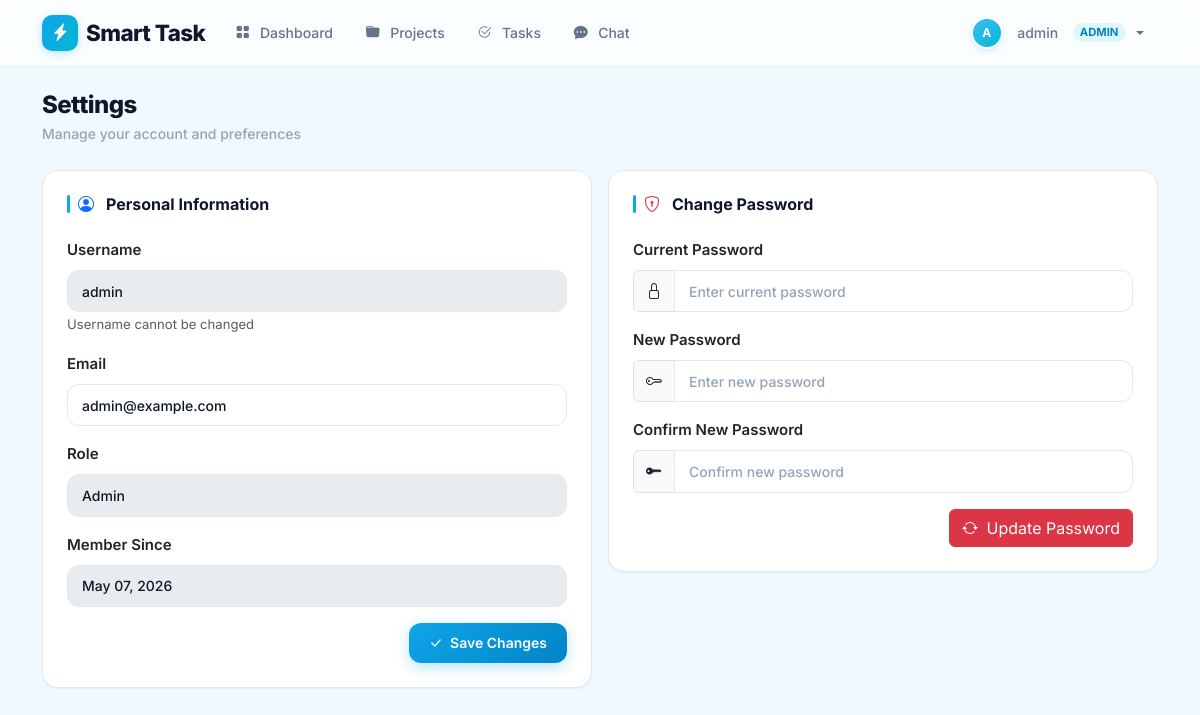
Screenshot of /settings (signed in) with the database file from the repository.
### app.py (models this page shows)
class User(db.Model):
    id = db.Column(db.Integer, primary_key=True)
    username = db.Column(db.String(80), unique=True, nullable=False)
    email = db.Column(db.String(120), unique=True, nullable=False)
    password = db.Column(db.String(200), nullable=False)
    role = db.Column(db.String(20), default='member')  # admin or member
    created_at = db.Column(db.DateTime, default=datetime.utcnow)
    owned_projects = db.relationship('Project', backref='owner', lazy=True, foreign_keys='Project.owner_id')
    member_projects = db.relationship('Project', secondary=project_members, backref='members')
    assigned_tasks = db.relationship('Task', backref='assignee', lazy=True, foreign_keys='Task.assigned_to')
    created_tasks = db.relationship('Task', backref='creator', lazy=True, foreign_keys='Task.created_by')

### app.py (the view, shortened to what this page needs)
@app.route('/settings', methods=['GET', 'POST'])
@login_required
def settings():
    user = User.query.get(session['user_id'])
    return render_template('settings.html', user=user)

### app.py (called while the page is built)
def login_required(f):
    @wraps(f)
    def decorated_function(*args, **kwargs):
        if 'user_id' not in session:
            flash('Please login first.', 'error')
            return redirect(url_for('login'))
        return f(*args, **kwargs)
    return decorated_function

@app.context_processor
def inject_unread_messages():
    has_unread = False
    if 'user_id' in session:
        try:
            user_id = session['user_id']
            chat_status = UserChatStatus.query.filter_by(user_id=user_id).first()
            last_read = chat_status.last_read_at if chat_status else datetime.min
            unread = Message.query.filter(
                (Message.created_at > last_read) &
                (Message.sender_id != user_id) &
                (
                    (Message.receiver_id == user_id) |
                    (Message.is_broadcast == True) |
                    (Message.group_id != None)
                )
            ).first()
            has_unread = unread is not None
        except Exception:
            pass  # Table may not exist yet
    return dict(has_unread_messages=has_unread)

### templates/settings.html (shortened to what this page needs)
{% extends "base.html" %}
{% block content %}
<div class="d-flex justify-content-between align-items-center mb-4 flex-wrap gap-3">
    <div class="page-header mb-0">
        <h2 class="mb-1">Settings</h2>
        <p class="mb-0">Manage your account and preferences</p>
    </div>
</div>
<div class="row g-3">
    <div class="col-lg-6">
        <div class="card p-4 animate-fade-up">
            <h5 class="section-title mb-4"><i class="bi bi-person-circle text-primary me-1"></i>Personal Information</h5>
            <form method="POST" action="{{ url_for('settings') }}">
                <div class="mb-3">
                    <label class="form-label fw-semibold">Username</label>
                    <input type="text" class="form-control" value="{{ user.username }}" disabled>
                    <small class="text-muted">Username cannot be changed</small>
                </div>
                <div class="mb-3">
                    <label class="form-label fw-semibold">Email</label>
                    <input type="email" name="email" class="form-control" value="{{ user.email }}" required>
                </div>
                <div class="mb-3">
                    <label class="form-label fw-semibold">Role</label>
                    <input type="text" class="form-control" value="{{ user.role|capitalize }}" disabled>
                </div>
                <div class="mb-3">
                    <label class="form-label fw-semibold">Member Since</label>
                    <input type="text" class="form-control" value="{{ user.created_at.strftime('%b %d, %Y') if user.created_at else 'N/A' }}" disabled>
                </div>
                <div class="d-flex justify-content-end">
                    <button type="submit" class="btn btn-primary">
                        <i class="bi bi-check-lg me-1"></i> Save Changes
                    </button>
                </div>
            </form>
        </div>
    </div>
    <div class="col-lg-6">
        <div class="card p-4 animate-fade-up" style="animation-delay: 0.1s;">
            <h5 class="section-title mb-4"><i class="bi bi-shield-lock text-danger me-1"></i>Change Password</h5>
            <form method="POST" action="{{ url_for('settings') }}">
                <div class="mb-3">
                    <label class="form-label fw-semibold">Current Password</label>
                    <div class="input-group">
                        <span class="input-group-text bg-light"><i class="bi bi-lock"></i></span>
                        <input type="password" name="current_password" class="form-control" placeholder="Enter current password" required>
                    </div>
                </div>
                <div class="mb-3">
                    <label class="form-label fw-semibold">New Password</label>
                    <div class="input-group">
                        <span class="input-group-text bg-light"><i class="bi bi-key"></i></span>
                        <input type="password" name="new_password" class="form-control" placeholder="Enter new password" required>
                    </div>
                </div>
                <div class="mb-3">
                    <label class="form-label fw-semibold">Confirm New Password</label>
                    <div class="input-group">
                        <span class="input-group-text bg-light"><i class="bi bi-key-fill"></i></span>
                        <input type="password" name="confirm_password" class="form-control" placeholder="Confirm new password" required>
                    </div>
                </div>
                <div class="d-flex justify-content-end">
                    <button type="submit" class="btn btn-danger">
                        <i class="bi bi-arrow-repeat me-1"></i> Update Password
                    </button>
                </div>
            </form>
        </div>
    </div>
</div>
{% endblock %}

### templates/base.html (style rules this page uses)
:root { --primary: #0ea5e9; --primary-light: #38bdf8; --primary-dark: #0284c7; --accent: #06b6d4; --critical: #ef4444; --warning: #f59e0b; --safe: #10b981; --bg: #f0f9ff; --bg-surface: #ffffff; --text: #0f172a; --text-secondary: #64748b; --text-muted: #94a3b8; --border: #e2e8f0; --shadow-sm: 0 1px 2px 0 rgb(0 0 0 / 0.05); --shadow: 0 1px 3px 0 rgb(0 0 0 / 0.1), 0 1px 2px -1px rgb(0 0 0 / 0.1); --shadow-md: 0 4px 6px -1px rgb(0 0 0 / 0.1), 0 2px 4px -2px rgb(0 0 0 / 0.1); --shadow-lg: 0 10px 15px -3px rgb(0 0 0 / 0.1), 0 4px 6px -4px rgb(0 0 0 / 0.1); --shadow-xl: 0 20px 25px -5px rgb(0 0 0 / 0.1), 0 8px 10px -6px rgb(0 0 0 / 0.1); --radius-sm: 8px; --radius: 12px; --radius-lg: 16px; --radius-xl: 24px; --transition: all 0.25s cubic-bezier(0.4, 0, 0.2, 1); --font-sans: 'Inter', ui-sans-serif, system-ui, -apple-system, sans-serif; }
* { font-family: var(--font-sans); box-sizing: border-box; }
html { scroll-behavior: smooth; }
body { background: var(--bg); color: var(--text); min-height: 100vh; font-size: 0.9375rem; line-height: 1.6; -webkit-font-smoothing: antialiased; -moz-osx-font-smoothing: grayscale; }
.card { border: 1px solid var(--border); border-radius: var(--radius-lg); background: var(--bg-surface); box-shadow: var(--shadow-sm); transition: var(--transition); }
.btn-primary { background: linear-gradient(135deg, var(--primary), var(--primary-dark)); border: none; border-radius: var(--radius); font-weight: 600; padding: 0.6rem 1.25rem; font-size: 0.875rem; box-shadow: 0 4px 14px rgba(14,165,233,0.3); transition: var(--transition); color: white; }
.form-control, .form-select { border-radius: var(--radius); border: 1.5px solid var(--border); padding: 0.6rem 0.875rem; font-weight: 500; font-size: 0.875rem; background: var(--bg-surface); color: var(--text); transition: var(--transition); }
.form-control::placeholder { color: var(--text-muted); }
.section-title { font-weight: 700; font-size: 1rem; color: var(--text); display: flex; align-items: center; gap: 0.5rem; }
.section-title::before { content: ''; width: 3px; height: 18px; border-radius: 2px; background: linear-gradient(180deg, var(--primary), var(--accent)); }
.page-header { margin-bottom: 1.5rem; }
.page-header h2 { font-weight: 800; font-size: 1.5rem; letter-spacing: -0.025em; color: var(--text); }
.page-header p { color: var(--text-muted); font-size: 0.875rem; margin-top: 0.25rem; font-weight: 500; }
.animate-fade-up { animation: fadeInUp 0.5s cubic-bezier(0.4,0,0.2,1) forwards; }

### rows the page displays
User: username "admin", email "admin@example.com", role "Admin", created_at "May 07, 2026"

### other values shown
{{ session.username[0]|upper }} "A"
{{ session.username }} "admin"
